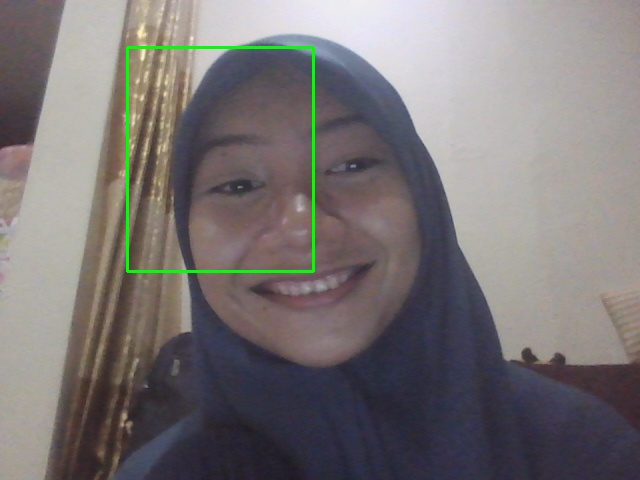
#> input picture login_photos/Roslina_Puspita_supervisor_20250529_202504.jpg, 640 x 480 px
$ python -i face_utils.py   (imports and definitions only)
#> lines starting #> are read from the running program, lines starting #| are printed output that depends on the picture
#> further down, picture is the input picture: shape (480, 640, 3); mean B, G, R 117, 116.5, 121.5
import cv2
import numpy as np

# Load the pre-trained face detection model
face_cascade = cv2.CascadeClassifier(cv2.data.haarcascades + 'haarcascade_frontalface_default.xml')

def detect_face(img):
    gray = cv2.cvtColor(img, cv2.COLOR_BGR2GRAY)
    faces = face_cascade.detectMultiScale(gray, 1.1, 4)
    if len(faces) > 0:
        (x, y, w, h) = faces[0]
        return img[y:y+h, x:x+w]
    else:
        return None

def extract_features(face_img):
    # Resize the image to a standard size
    face_img = cv2.resize(face_img, (100, 100))
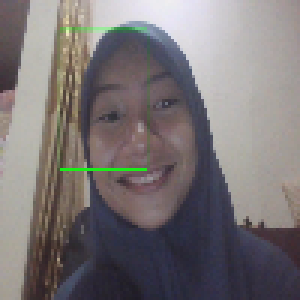
#> face_img: shape (100, 100, 3) (shown 3 times larger); mean of channels 0, 1, 2 117.3, 115.9, 121.8; drawn as B, G, R

    # Convert to grayscale
    gray = cv2.cvtColor(face_img, cv2.COLOR_BGR2GRAY)
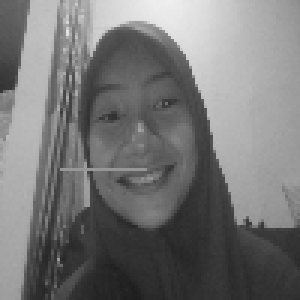
#> gray: shape (100, 100) (shown 3 times larger); min 29, max 239, mean 117.8

    # Apply histogram equalization to improve contrast
    equalized = cv2.equalizeHist(gray)
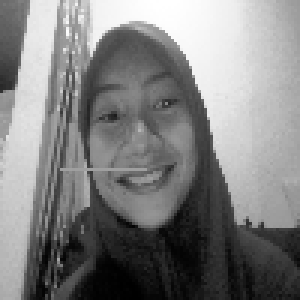
#> equalized: shape (100, 100) (shown 3 times larger); min 0, max 255, mean 128.4

    # Flatten the image into a 1D array
    features = equalized.flatten()
#> features = 10000 values, max 255 at index 50, min 0 at index 8938, mean 128.4

    return features

>>> import cv2
>>> picture = cv2.imread('../login_photos/Roslina_Puspita_supervisor_20250529_202504.jpg')
>>> result = extract_features(picture)
#> result has the same summary as features in extract_features

$ run again, on login_photos/Roslina_Puspita_supervisor_20250529_202506.jpg
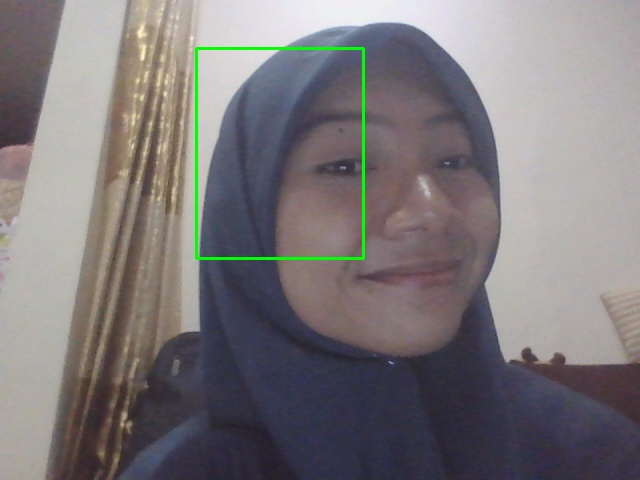
#> input picture login_photos/Roslina_Puspita_supervisor_20250529_202506.jpg, 640 x 480 px
#> picture is the input picture: shape (480, 640, 3); mean B, G, R 122.1, 120, 124.5
#> in extract_features, `gray = cv2.cvtColor(face_img, cv2.COLOR_BGR2GRAY)`:
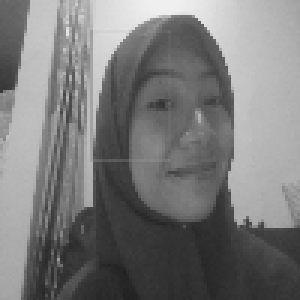
#> gray: shape (100, 100) (shown 3 times larger); min 32, max 240, mean 121.3
#> in extract_features, `equalized = cv2.equalizeHist(gray)`:
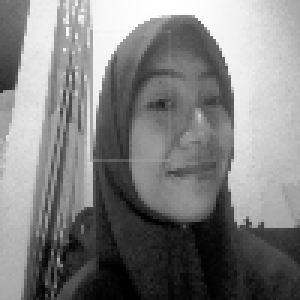
#> equalized: shape (100, 100) (shown 3 times larger); min 0, max 255, mean 128.5
#> features = 10000 values, max 255 at index 49, min 0 at index 8836, mean 128.5
#> result has the same summary as features in extract_features

$ run again, on login_photos/Roslina_Puspita_supervisor_20250529_202509.jpg
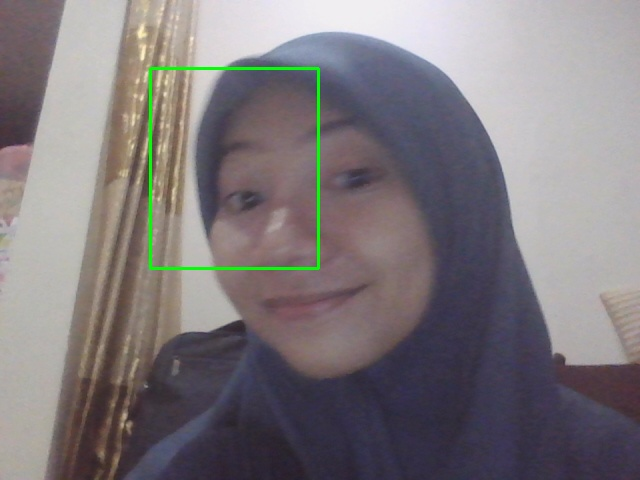
#> input picture login_photos/Roslina_Puspita_supervisor_20250529_202509.jpg, 640 x 480 px
#> picture is the input picture: shape (480, 640, 3); mean B, G, R 124.5, 121.1, 127.1
#> in extract_features, `gray = cv2.cvtColor(face_img, cv2.COLOR_BGR2GRAY)`:
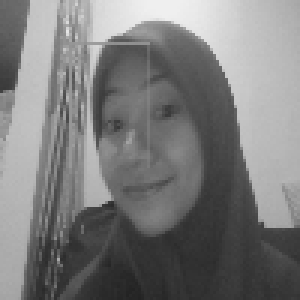
#> gray: shape (100, 100) (shown 3 times larger); min 35, max 239, mean 123.2
#> in extract_features, `equalized = cv2.equalizeHist(gray)`:
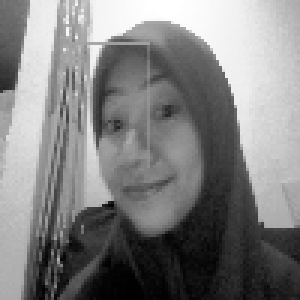
#> equalized: shape (100, 100) (shown 3 times larger); min 0, max 255, mean 128.4
#> features = 10000 values, max 255 at index 49, min 0 at index 9445, mean 128.4
#> result has the same summary as features in extract_features
